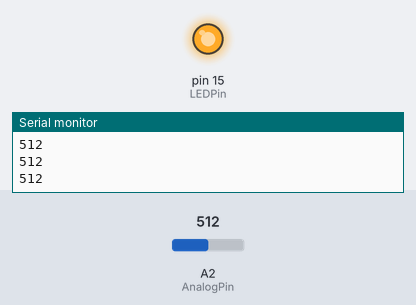
A sketch run on a simulated Arduino Uno, built with avr-gcc and run on an emulated ATmega328P. Shown: output pins drawn as LEDs (lit = HIGH), the last lines printed to the serial monitor. Inputs (shaded band) come from the test bench; at power-on: A2 (AnalogPin) = 512.

Above: at 1.2 s.
1.3 s: A2 (AnalogPin) set to 12
2.8 s: A2 (AnalogPin) set to 9
At 3.8 s:
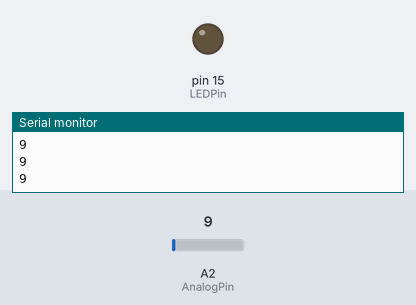
4.3 s: A2 (AnalogPin) set to 122
At 5.0 s:
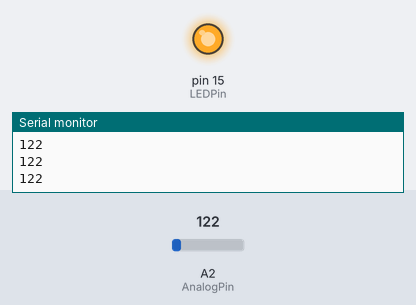
5.9 s: A2 (AnalogPin) set to 0
At 6.3 s:
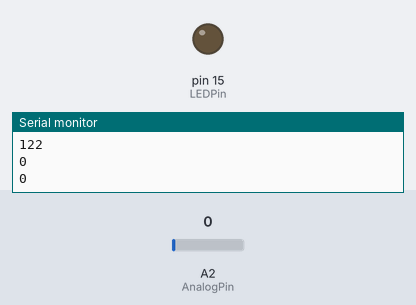
Timing chart, 0 to 8.5 s (numbered marks = the images above; inputs shaded):
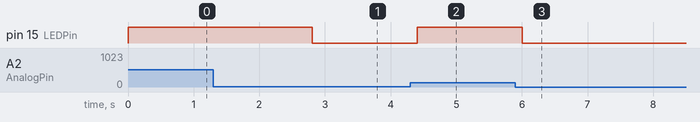

The sketch:

REU-ProbingAttackProj.ino
```cpp
#define AnalogPin 2
#define LEDPin 15

void setup() {
  Serial.begin(9600);
  pinMode(LEDPin, OUTPUT);
}

void loop() {
  int val = analogRead(AnalogPin);

  Serial.println(val);

  if(val > 10) digitalWrite(LEDPin, 1);
  else digitalWrite(LEDPin, 0);

  delay(200);

}
```

Measured:
- the behaviour switches between 11 and 10 on A2 (AnalogPin) (found by bisection; images 0 and 1)
- after the input at 2.8 s, pin 15 (LEDPin): HIGH → LOW at once
- after the input at 4.3 s, pin 15 (LEDPin): LOW → HIGH after 0.11 s
- after the input at 5.9 s, pin 15 (LEDPin): HIGH → LOW after 0.11 s
